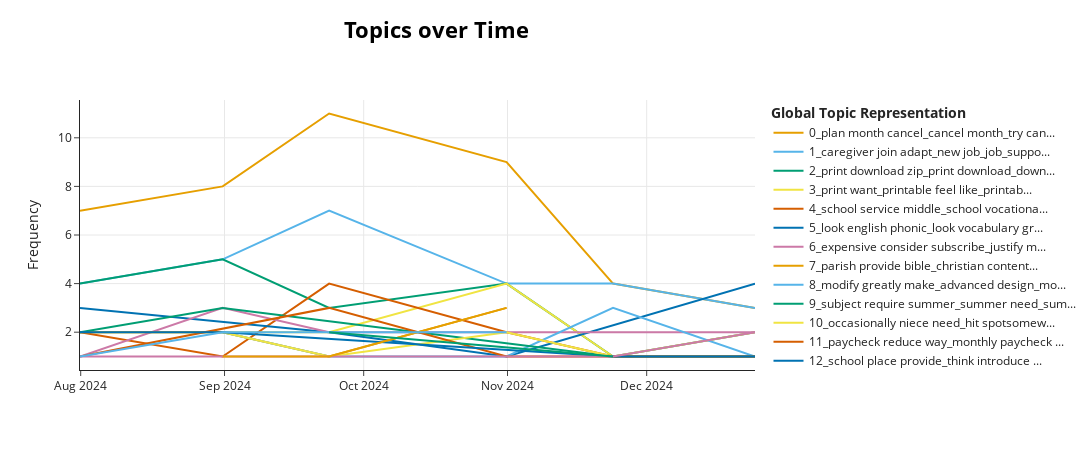

Notebook source saved alongside this figure:
### Code cell
topic_model.visualize_topics_over_time(topics_over_time, top_n_topics=20)

### Figure 1 — Plotly figure (JSON) as saved in the notebook; plotly's stock layout.template omitted (floating-point values rounded to 4 significant figures)
{"data": [{"hoverinfo": "text", "hovertext": ["<b>Topic 0</b><br>Words: cancel free trial, cancel help, cancel free, cancel help page, try cancel", "<b>Topic 0</b><br>Words: month cancel, cancel trial, charge month, month charge, trial expire", "<b>Topic 0</b><br>Words: charge apparently cancel, cancel month, actually cancel frustrating, think cancel, cancel cancel", "<b>Topic 0</b><br>Words: try cancel month, cancel month, cancel month continue, try cancel, need cancel", "<b>Topic 0</b><br>Words: charge past month, month charge, account charge, month charge long, know month charge", "<b>Topic 0</b><br>Words: try cancel month, cancel month, cancel month time, need cancel, think cancel"], "marker": {"color": "#E69F00"}, "mode": "lines", "name": "0_plan month cancel_cancel month_try can...", "type": "scatter", "x": ["2024-07-31T20:19:40.800000", "2024-08-31T14:24:00", "2024-09-23T13:12:00", "2024-10-31T19:12:00", "2024-11-23T18:00:00", "2024-12-24T08:24:00"], "y": [7, 8, 11, 9, 4, 3]}, {"hoverinfo": "text", "hovertext": ["<b>Topic 1</b><br>Words: love site expand, far good site, good site retire, love site, site expand", "<b>Topic 1</b><br>Words: recommend hope utilize, hope utilize wonderful, utilize wonderful, hope utilize, supervise pleased recommend", "<b>Topic 1</b><br>Words: love site highly, site highly recommend, absolutely love site, love helpful, enjoy content helpful", "<b>Topic 1</b><br>Words: plan personally afford, personally afford, able applicable, job, recommend early", "<b>Topic 1</b><br>Words: affordable definitely resubscribe, thank retire 12, retire watch penny, retire 12 plethora, resubscribe", "<b>Topic 1</b><br>Words: plan continue future, plan make, plan continue, plan make sense, document plan"], "marker": {"color": "#56B4E9"}, "mode": "lines", "name": "1_caregiver join adapt_new job_job_suppo...", "type": "scatter", "x": ["2024-07-31T20:19:40.800000", "2024-08-31T14:24:00", "2024-09-23T13:12:00", "2024-10-31T19:12:00", "2024-11-23T18:00:00", "2024-12-24T08:24:00"], "y": [4, 5, 7, 4, 4, 3]}, {"hoverinfo": "text", "hovertext": ["<b>Topic 2</b><br>Words: file download, print download, download, album gallery download, want download", "<b>Topic 2</b><br>Words: printing format download, page print frustrating, format download, print frustrating print, downloadable document", "<b>Topic 2</b><br>Words: download difficult, download difficult indicate, know download hard, download hard, goodhard know download", "<b>Topic 2</b><br>Words: download, pdf try, look download, download really, website difficult", "<b>Topic 2</b><br>Words: specifoc preview download, preview download woth, preview download, haad download useful, download useful", "<b>Topic 2</b><br>Words: way print download, print download, download print, download reoccurring issue, print download time"], "marker": {"color": "#009E73"}, "mode": "lines", "name": "2_print download zip_print download_down...", "type": "scatter", "x": ["2024-07-31T20:19:40.800000", "2024-08-31T14:24:00", "2024-09-23T13:12:00", "2024-10-31T19:12:00", "2024-11-23T18:00:00", "2024-12-24T08:24:00"], "y": [4, 5, 3, 4, 1, 2]}, {"hoverinfo": "text", "hovertext": ["<b>Topic 3</b><br>Words: design exist hard, graphic design exist, photography animation graphic, artwork vectorish expensive, animation graphic design", "<b>Topic 3</b><br>Words: print laminate time, online print, ixl online print, print laminate, online print lot", "<b>Topic 3</b><br>Words: need colorful handout, colorful handout print, colorful handout, handout print basic, handout print", "<b>Topic 3</b><br>Words: printable advanced video, practical printable advanced, printable advanced, easy print want, interactive just print", "<b>Topic 3</b><br>Words: add format mobile, laptop join smartphone, mobile device, mobile device remote, join smartphone content", "<b>Topic 3</b><br>Words: like illustration, like illustration style, illustration style similar, need resume future, style similar platform"], "marker": {"color": "#F0E442"}, "mode": "lines", "name": "3_print want_printable feel like_printab...", "type": "scatter", "x": ["2024-07-31T20:19:40.800000", "2024-08-31T14:24:00", "2024-09-23T13:12:00", "2024-10-31T19:12:00", "2024-11-23T18:00:00", "2024-12-24T08:24:00"], "y": [2, 2, 2, 4, 1, 2]}, {"hoverinfo": "text", "hovertext": ["<b>Topic 4</b><br>Words: switch ed k12, math school math, k12 helpful time, school math school, school math", "<b>Topic 4</b><br>Words: school justify price, elementary special education, elementary special, special education just, education school justify", "<b>Topic 4</b><br>Words: school vocational little, school vocational, school need, junior school need, school need anymore", "<b>Topic 4</b><br>Words: service middle school, elementarymiddle school, like elementarymiddle school, middle school school, like elementarymiddle", "<b>Topic 4</b><br>Words: chemistry open download, school chemistry open, school chemistry, download look 1012, chemistry open", "<b>Topic 4</b><br>Words: add grammar world, like add grammar, add grammar, grammar world middle, world middle school"], "marker": {"color": "#D55E00"}, "mode": "lines", "name": "4_school service middle_school vocationa...", "type": "scatter", "x": ["2024-07-31T20:19:40.800000", "2024-08-31T14:24:00", "2024-09-23T13:12:00", "2024-10-31T19:12:00", "2024-11-23T18:00:00", "2024-12-24T08:24:00"], "y": [2, 1, 4, 2, 1, 1]}, {"hoverinfo": "text", "hovertext": ["<b>Topic 5</b><br>Words: dual printable englishmandarin, look english phonic, english phonic game, english phonic, read copywriting", "<b>Topic 5</b><br>Words: comprehension passage sciencesocial, comprehension passage, vocabulary grammar, vocabulary grammar level, reading comprehension passage", "<b>Topic 5</b><br>Words: traditional chinese 5yearold, chinese 5yearold, 5yearold especially phonetic, chinese 5yearold especially, phonetic symbol zhuyin", "<b>Topic 5</b><br>Words: sex germany barbie, spelling sh ch, toy, phoneme, spelling sh"], "marker": {"color": "#0072B2"}, "mode": "lines", "name": "5_look english phonic_look vocabulary gr...", "type": "scatter", "x": ["2024-07-31T20:19:40.800000", "2024-09-23T13:12:00", "2024-10-31T19:12:00", "2024-12-24T08:24:00"], "y": [3, 2, 1, 4]}, {"hoverinfo": "text", "hovertext": ["<b>Topic 6</b><br>Words: justify nearly 90, price significantly increase, nearly 90 spend, 90 spend, like price significantly", "<b>Topic 6</b><br>Words: expensive consider subscribe, justify monthly cost, monthly cost, consider subscribe future, monthly cost start", "<b>Topic 6</b><br>Words: originally want purchase, la carte signup, want purchase outright, purchase outright available, purchase outright", "<b>Topic 6</b><br>Words: cost unreasonable just, reasonable occasional price, cost unreasonable, 4995 reasonable, think cost unreasonable"], "marker": {"color": "#CC79A7"}, "mode": "lines", "name": "6_expensive consider subscribe_justify m...", "type": "scatter", "x": ["2024-07-31T20:19:40.800000", "2024-08-31T14:24:00", "2024-09-23T13:12:00", "2024-12-24T08:24:00"], "y": [1, 3, 2, 2]}, {"hoverinfo": "text", "hovertext": ["<b>Topic 7</b><br>Words: basic information, educate standard basic, basic information like, basic adequate, basic adequate correctly", "<b>Topic 7</b><br>Words: look various subject, science english flound, math science english, science english, science specifically wind", "<b>Topic 7</b><br>Words: science inadequate need, science inadequate, science concept limit, inadequate need rigourous, variety science concept", "<b>Topic 7</b><br>Words: christian educator work, christian educator, christian content promote, christian content, heavily christian content"], "marker": {"color": "#E69F00"}, "mode": "lines", "name": "7_parish provide bible_christian content...", "type": "scatter", "x": ["2024-07-31T20:19:40.800000", "2024-08-31T14:24:00", "2024-09-23T13:12:00", "2024-10-31T19:12:00"], "y": [2, 2, 1, 3]}, {"hoverinfo": "text", "hovertext": ["<b>Topic 8</b><br>Words: shia look satisfactory, shia look, look satisfactory write, satisfactory write shia, look satisfactory", "<b>Topic 8</b><br>Words: stuff adjust assignment, adjust assignment base, adjust assignment, assignment base need, stuff adjust", "<b>Topic 8</b><br>Words: site resourcesjust need, target lot general, site resourcesjust, look target lot, moment look target", "<b>Topic 8</b><br>Words: appreciate volume creative, appreciate variety quality, variety quality need, variety quality, appreciate volume", "<b>Topic 8</b><br>Words: modify greatly make, greatly make useful, modify greatly, make useful, useful work just"], "marker": {"color": "#56B4E9"}, "mode": "lines", "name": "8_modify greatly make_advanced design_mo...", "type": "scatter", "x": ["2024-08-31T14:24:00", "2024-09-23T13:12:00", "2024-10-31T19:12:00", "2024-11-23T18:00:00", "2024-12-24T08:24:00"], "y": [2, 1, 1, 3, 1]}, {"hoverinfo": "text", "hovertext": ["<b>Topic 9</b><br>Words: need summer potentially, thank summer need, summer school afford, summer need, summer school thank", "<b>Topic 9</b><br>Words: summer month school, summer need, purchase daughter summer, summer need right, school plan buy", "<b>Topic 9</b><br>Words: summer school forget, basic addition subtraction, like summer school, addition subtraction work, summer school", "<b>Topic 9</b><br>Words: long summer school, summer school long, summer school thank, subject require summer, require summer school"], "marker": {"color": "#009E73"}, "mode": "lines", "name": "9_subject require summer_summer need_sum...", "type": "scatter", "x": ["2024-07-31T20:19:40.800000", "2024-08-31T14:24:00", "2024-11-23T18:00:00", "2024-12-24T08:24:00"], "y": [2, 3, 1, 1]}, {"hoverinfo": "text", "hovertext": ["<b>Topic 10</b><br>Words: little cringy confusing, cringy confusing prtf, prtf possibly january, confusing prtf possibly, possibly january", "<b>Topic 10</b><br>Words: enjoy complaint answer, math incorrect answer, key math incorrect, complaint answer key, enjoy complaint", "<b>Topic 10</b><br>Words: occasionally niece need, delight afford, occasionally niece, just occasionally niece, excellent need time", "<b>Topic 10</b><br>Words: hit spotsomewhat inaccurate, spotsomewhat inaccurate, regularly look holiday, look holiday hit, holiday hit spotsomewhat"], "marker": {"color": "#F0E442"}, "mode": "lines", "name": "10_occasionally niece need_hit spotsomew...", "type": "scatter", "x": ["2024-08-31T14:24:00", "2024-09-23T13:12:00", "2024-10-31T19:12:00", "2024-11-23T18:00:00"], "y": [2, 1, 2, 1]}, {"hoverinfo": "text", "hovertext": ["<b>Topic 11</b><br>Words: financial hardship cut, experience financial hardship, hardship cut, financial hardship, hardship cut regular", "<b>Topic 11</b><br>Words: expense hurricane, afford time, just afford time, just afford, extra expense hurricane", "<b>Topic 11</b><br>Words: paycheck reduce way, monthly paycheck reduce, pay monthly paycheck, paycheck reduce, save money thank", "<b>Topic 11</b><br>Words: holiday budget pay, holiday budget, like holiday budget, library like holiday, money thank library"], "marker": {"color": "#D55E00"}, "mode": "lines", "name": "11_paycheck reduce way_monthly paycheck ...", "type": "scatter", "x": ["2024-07-31T20:19:40.800000", "2024-09-23T13:12:00", "2024-10-31T19:12:00", "2024-12-24T08:24:00"], "y": [1, 3, 1, 1]}, {"hoverinfo": "text", "hovertext": ["<b>Topic 12</b><br>Words: allow instructional outside, countystate allow instructional, instructional outside able, school implement strict, outside able school", "<b>Topic 12</b><br>Words: think introduce school, school place provide, able school site, school site, introduce school place", "<b>Topic 12</b><br>Words: public school art, school art think, public school, return public school, art think wonderful", "<b>Topic 12</b><br>Words: private school excellent, private school, thank private school, school excellent love, school excellent"], "marker": {"color": "#0072B2"}, "mode": "lines", "name": "12_school place provide_think introduce ...", "type": "scatter", "x": ["2024-07-31T20:19:40.800000", "2024-08-31T14:24:00", "2024-11-23T18:00:00", "2024-12-24T08:24:00"], "y": [2, 2, 1, 1]}, {"hoverinfo": "text", "hovertext": ["<b>Topic 13</b><br>Words: mexico north america, america read cactus, say mexico north, north america read, read cactus say", "<b>Topic 13</b><br>Words: inmersion hispanic month, hispanic month, hispanic month nee, spanish inmersion, spanish inmersion hispanic", "<b>Topic 13</b><br>Words: look google slide, spanish computer look, google slide, google slide format, computer look google", "<b>Topic 13</b><br>Words: russian immersion english, english add option, immersion english renew, add option spanish, option spanish"], "marker": {"color": "#CC79A7"}, "mode": "lines", "name": "13_option spanish_downloand spanish_span...", "type": "scatter", "x": ["2024-07-31T20:19:40.800000", "2024-08-31T14:24:00", "2024-11-23T18:00:00", "2024-12-24T08:24:00"], "y": [1, 1, 1, 2]}, {"hoverinfo": "text", "hovertext": ["<b>Topic 14</b><br>Words: district level pay, experience change district, change district level, level pay, level pay try", "<b>Topic 14</b><br>Words: switch ultimate core, try way switch, way switch ultimate, ultimate core option, core option", "<b>Topic 14</b><br>Words: position change intervention, position change, switch level pathsplan, experience change district, change intervention need"], "marker": {"color": "#E69F00"}, "mode": "lines", "name": "14_position change intervention_experien...", "type": "scatter", "x": ["2024-08-31T14:24:00", "2024-09-23T13:12:00", "2024-10-31T19:12:00"], "y": [1, 1, 3]}, {"hoverinfo": "text", "hovertext": ["<b>Topic 15</b><br>Words: special ed board, modification special ed, need modification special, symbol good special, special education interactive", "<b>Topic 15</b><br>Words: special education interactive, internet special education, computer internet special, education interactive, education interactive help", "<b>Topic 15</b><br>Words: math relate alot, different math relate, math relate, relate alot recreation, education interactive help"], "marker": {"color": "#56B4E9"}, "mode": "lines", "name": "15_special education interactive_educati...", "type": "scatter", "x": ["2024-07-31T20:19:40.800000", "2024-08-31T14:24:00", "2024-10-31T19:12:00"], "y": [1, 2, 2]}, {"hoverinfo": "text", "hovertext": ["<b>Topic 16</b><br>Words: preapproval school renew, school subscribe email, school subscribe, school renew acquire, school renew", "<b>Topic 16</b><br>Words: school user password, sign soon school, set school account, soon school user, school account"], "marker": {"color": "#009E73"}, "mode": "lines", "name": "16_school subscribe email_school subscri...", "type": "scatter", "x": ["2024-09-23T13:12:00", "2024-11-23T18:00:00"], "y": [2, 1]}], "layout": {"height": 450, "hoverlabel": {"bgcolor": "white", "font": {"family": "Rockwell", "size": 16}}, "legend": {"title": {"text": "<b>Global Topic Representation"}}, "title": {"font": {"color": "Black", "size": 22}, "text": "<b>Topics over Time</b>", "x": 0.4, "xanchor": "center", "y": 0.95, "yanchor": "top"}, "width": 1250, "xaxis": {"showgrid": true}, "yaxis": {"showgrid": true, "title": {"text": "Frequency"}}}}
